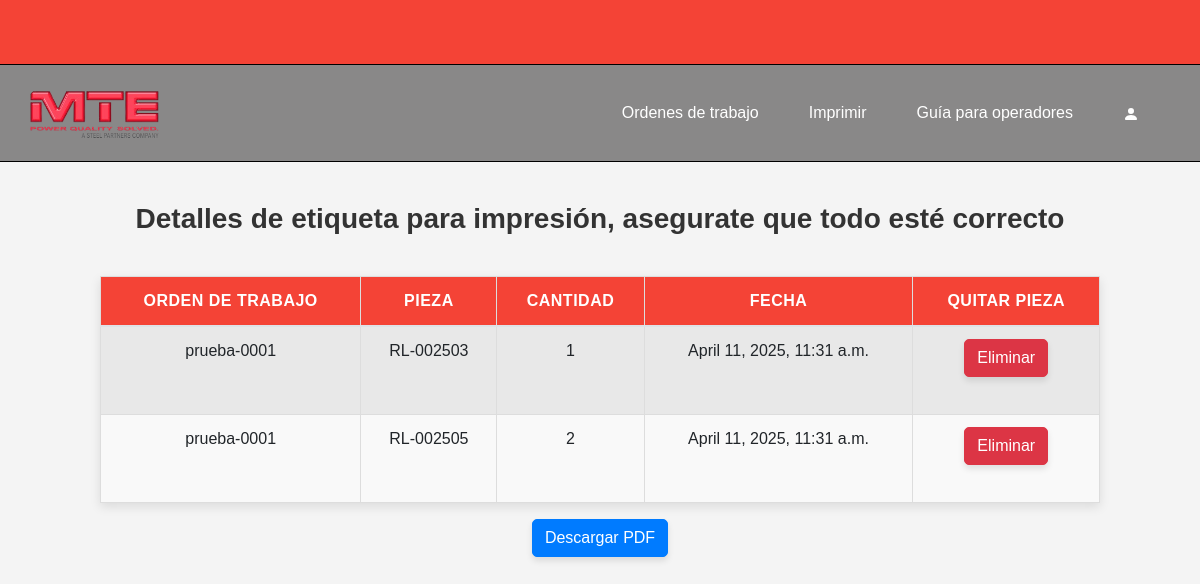
Before: /Inicio/OrdenesActivas/18/etiquetas/imprimir with the older database file.
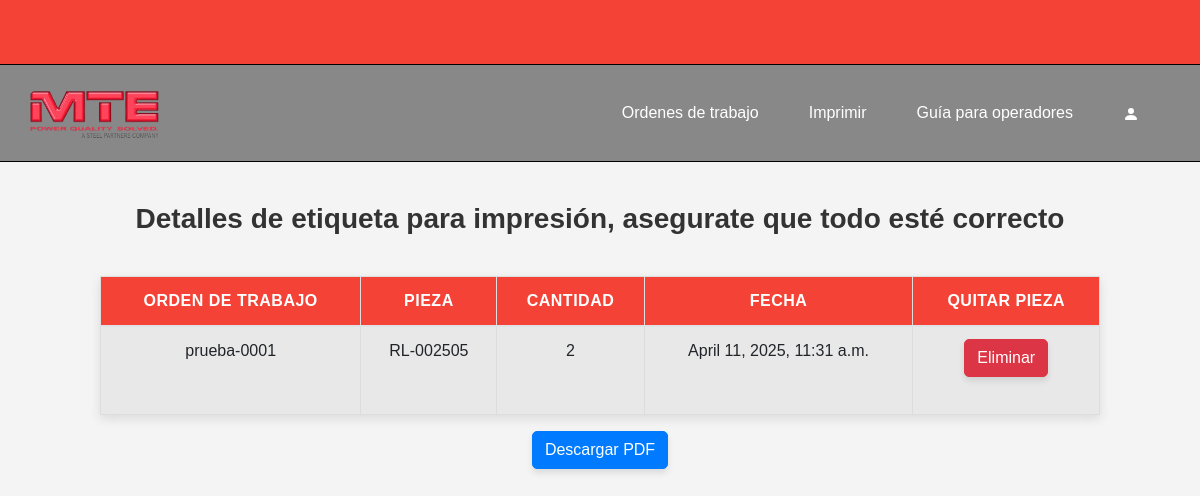
After: the same page with the newer database file.
### polls/models.py (models this page shows, shortened)
class equipment_labels (models.Model):
    work_orders = models.ForeignKey(work_orders, on_delete=models.CASCADE, related_name='piezas')
    equipment = models.CharField(max_length=18)
    quantity = models.IntegerField(default=0)
    pub_date = models.DateTimeField(auto_now_add=True)

class work_orders(models.Model):
    order_number = models.CharField(max_length=50, unique=True)
    pub_date = models.DateTimeField(auto_now_add=True)
    is_active = models.BooleanField(default=True)
    def __str__(self):
        return self.order_number

### polls/views.py (the view, shortened to what this page needs)
# urls.py: path("Inicio/OrdenesActivas/<int:pk>/etiquetas/imprimir", ImprimirDetailView.as_view(), name="imprimir"),
class ImprimirDetailView (DetailView):
    model = work_orders
    template_name = "polls/print_label.html"
    def get_context_data(self, **kwargs):
        context = super().get_context_data(**kwargs)
        labels = equipment_labels.objects.filter(work_orders=self.object)
        context["labels"] = labels
        return context
    def get(self, request, *args, **kwargs):
        if request.GET.get("pdf") == "true":
            return self.pdf()
        return super().get(request, *args, **kwargs)

### polls/templates/polls/print_label.html (shortened to what this page needs)
{% extends "polls/base.html" %}
{% block content%}
    <center><h1> Detalles de etiqueta para impresión, asegurate que todo esté correcto </h1></center>
        <table class="table table-striped table-bordered table-hover" style="margin-top: 40px;">
            <thead class="tables-success">
                <tr>
                    <th scope="col"> Orden de trabajo </th>
                    <th scope="col"> Pieza </th>
                    <th scope="col"> Cantidad </th>
                    <th scope="col"> Fecha </th>
                    <th scope="col"> Quitar pieza </th>
                </tr>
            </thead>
            <tbody>
                {% for label in labels %}
                    <tr>
                        <td> {{label.work_orders}} </td>
                        <td> {{label.equipment}} </td>
                        <td> {{label.quantity}} </td>
                        <td> {{label.pub_date}} </td>
                        <form method="post">
                                <td> <center><button type="submit" class="btn btn-danger">  Eliminar </button></center></td>
                        </form>
                    </tr>
                {% endfor %}
            </tbody>
        </table>
        <center>
            <form method="get">
                <button type="submit" class="btn btn-primary">Descargar PDF</button>
            </form>
        </center>
{% endblock %}

Changed rows visible on the page:
removed equipment_labels: work_orders "prueba-0001", equipment "RL-002503", quantity "1", pub_date "April 11, 2025, 11:31 a.m."
